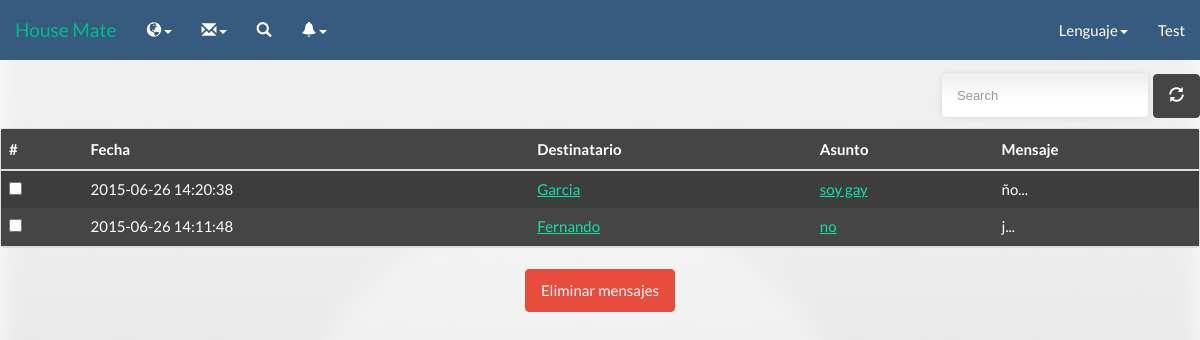
/HouseMate2_2/enviados.php (signed in), run on the app's committed database.
### tables this page shows
CREATE TABLE IF NOT EXISTS `tbusuario` (
  `idUsuario` varchar(5) NOT NULL DEFAULT '',
  `nombre` varchar(20) DEFAULT NULL,
  `apellido` varchar(20) DEFAULT NULL,
  `fechanac` date NOT NULL,
  `correo` varchar(30) DEFAULT NULL,
  `usuario` varchar(20) DEFAULT NULL,
  `contra` varchar(20) DEFAULT NULL,
  `tipo` int(1) DEFAULT NULL,
  `image` blob
);

CREATE TABLE IF NOT EXISTS `mensaje` (
`idmensaje` int(5) NOT NULL,
  `remitente` varchar(5) NOT NULL,
  `destinatario` varchar(5) NOT NULL,
  `asunto` varchar(25) NOT NULL,
  `mensaje` varchar(260) NOT NULL,
  `fecha` datetime NOT NULL,
  `estado` char(1) NOT NULL,
  `estado2` char(1) NOT NULL
);

### HouseMate2_2/Call/Lenguaje/Idiomas/langes.php (called while the page is built, shortened)
<?php
$lang = array();
$lang['Titulo'] = "Titulo";
$lang['Request'] = "Solicitar";
$lang['Start'] = "Inicio";
$lang['Anuncios'] = "Anuncio";
$lang['UpgradeM'] = "Mejorar";
$lang['accept'] = "Aceptar";
$lang['No'] = "Rechazado";
$lang['mensaje'] = "Mensaje";
$lang['YTE'] = "Ya tiene una empresa";
$lang['TE'] = "Tiene una empresa";
$lang['Need'] = "No tengo cuenta";
$lang['Page_title'] = 'House Mate';
$lang['Cuenta'] = 'Registrarse';
$lang['Acerca'] = 'Acerca de';
$lang['Config'] = 'Configuración';
$lang['Informacion'] = 'Información';
$lang['Solicitud'] = "Solicitud";
$lang['Status'] = "Estado";
$lang['aprovado'] = "Aprovado";
$lang['naprovado'] = "No aprovado";
$lang['compose'] = "Enviar";
$lang['nocuentaop'] = "Para poder acceder a estas funciones debes mejorar tu cuenta";
$lang['Aqui'] = "Aqui!!";
$lang['new-empresa'] = " esta interesado en ti";
$lang['res-empresa'] = "Solicitudes de empresas";
$lang['no-empresa'] = "No se encontro ni una solicitud";
$lang['Mision'] = 'Misi&oacute;n';
$lang['Mision1'] = 'Ofrecer a nuestros visitantes y usuarios afiliados un medio de interacción entre vendedores y compradores facilitando la venta y/o renta de inmuebles brindando calidad en los inmuebles, veracidad de información  y seguridad en las transacciones.';
$lang['Vision'] = 'Visi&oacute;n';
$lang['Vision1'] = 'Trascender en el mercado salvadoreño cambiando la forma en que realizamos las transacciones en línea, mediante una plataforma dedicada exclusivamente en la venta y/o renta de inmuebles de cualquier tipo  y a su promoción entre los usuarios de la plataforma y con los visitantes de esta.';
$lang['QueEs'] = '¿Qué es House Mate?';
$lang['QueEs1'] = 'House Mate es una plataforma web que permite la difusión y promoción de inmuebles para su venta y renta entre los usuarios que interactúan dentro de la aplicación web. Para ello los visitantes tienen la opción de registrarse gratuitamente a la plataforma para gozar de nuestros servicios.';
$lang['edit'] = "Editar";
$lang['Institucion'] = 'Más sobre la institución';
$lang['Contactenos'] = 'Cont&aacute;ctenos';
$lang['Novedades'] = 'Novedades';
$lang['Iniciar-Sesion'] = 'Iniciar Sesi&oacute;n';
$lang['Correo'] = 'Correo';
$lang['Contra'] = 'Contrase&ntilde;a';
$lang['Crear-Cuenta'] = 'Crear Cuenta';
$lang['Nombre'] = 'Nombre';
$lang['Apellido'] = 'Apellido';
$lang['Fecha-Nac'] = 'Fecha de Nacimiento';
$lang['Confirmar'] = 'Confirmar contraseña';
$lang['Inicio'] = 'Inicio';
$lang['Perfil'] = 'Perfil';
$lang['Mantenimiento'] = 'Mantenimientos';
$lang['Clientes'] = 'Clientes';
$lang['Inmuebles'] = 'Inmuebles';
$lang['Empresa'] = "Empresa";
$lang['EmpresaN'] = "Nueva empresa";
$lang['EmpresaS'] = "Solicitudes de la empresa";
$lang['Social'] = "Social";
$lang['Idioma'] = 'Lenguaje';
$lang['Cerrar-Sesion'] = 'Cerrar Sesi&oacute;n';
$lang['contra'] = "Contraseña";
$lang['Mostrar'] = "Mostrar";
$lang['Crear-Usuario'] = 'Crear usuario';
$lang['Ver-Usuario'] = 'Ver usuarios';
?>

### HouseMate2_2/enviados.php (the view, shortened to what this page needs)
<!DOCTYPE HTML>
<html>
<head>
    <link href='css/bootstrap.min.css' rel='stylesheet'/>
	<link href='css/appeal.css' rel='stylesheet'/>
    <link href='css/bootstrap.min.css' rel='stylesheet'/>
	<link href='css/intro.css' rel='stylesheet'/>
	<link href="css/bootstrap-table.css" rel="stylesheet">
</head>
<body>
<?php
	switch($_SESSION['tip'])
	{
		case 4:
		include("Header/barranav6.php");
		break;
	}
?>
<?php
$usuario = $_SESSION['id'];
$consulta = "SELECT * FROM mensaje WHERE remitente = '$usuario' AND estado2 = '1' OR estado2 = '2' ORDER BY fecha DESC";
$cs = mysql_query($consulta);
?>
<form action="enviados.php" method="POST">
<table data-toggle='table'  id='here' class='table table-striped table-hover negro'  data-search='true' data-show-refresh='true' data-query-params='queryParams'>
          <thead>
            <tr>
                <th>#</th>
                <th><?php echo $lang['fecha'];?></th>
                <th><?php echo $lang['destin'];?></th>
                <th><?php echo $lang['asunto'];?></th>
                <th><?php echo $lang['msj'];?></th>
            </tr>
          </thead>
            <tbody>
            <?php
                while($row = mysql_fetch_array($cs)){
                    $desc = mysql_query("SELECT usuario FROM tbusuario WHERE idUsuario ='".$row['destinatario']."'");
                    while($row2 = mysql_fetch_array($desc)){
                    echo "<tr>
                        <td><input name= 'check[]' value='".$row['idmensaje']."' type='checkbox''></td>
                        <td>".$row['fecha']."</td>
                        <td><a href='perfil.php?usuario=".$row2['usuario']."'>".$row2['usuario']."</a></td>
                        <td><a href='msj_enviado.php?idmensaje=".$row['idmensaje']."'>".$row['asunto']."</a></td>
                        <td>".substr($row['mensaje'],0,50)."...</td>
                    </tr>";
                    }
                }
            ?>
            </tbody>
        </table>
		<br>
    <center><button name="eliminar" type="submit" class="btn btn-danger boxleft" value="2"><?php echo $lang['msj-elim'];?></button></center>
</form>
</body>
</html>

### HouseMate2_2/css/intro.css (style rules this page uses)
.negro { background-color: #464545; }

### data on the page
mensaje: fecha "2015-06-26 14:20:38", asunto "soy gay", mensaje "ño"
tbusuario: usuario "Garcia"
mensaje: fecha "2015-06-26 14:11:48", asunto "no", mensaje "j"
tbusuario: usuario "Fernando"

### other printed values
$lang['Idioma'] "Lenguaje"
$_SESSION['user'] "Test"
$lang['fecha'] "Fecha"
$lang['destin'] "Destinatario"
$lang['asunto'] "Asunto"
$lang['msj'] "Mensaje"
$lang['msj-elim'] "Eliminar mensajes"
